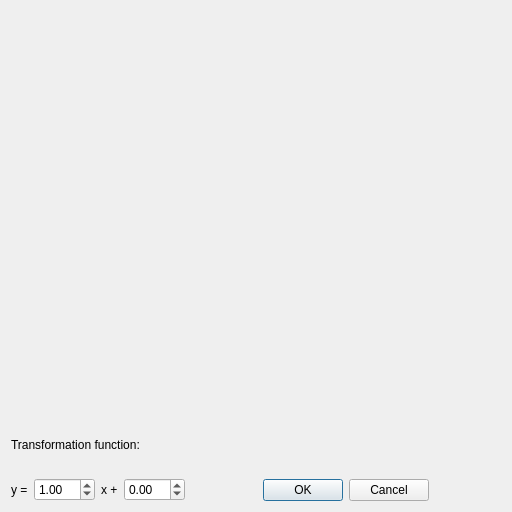
<?xml version="1.0" encoding="UTF-8"?>
<ui version="4.0">
 <class>DialogLinearTransform</class>
 <widget class="QDialog" name="DialogLinearTransform">
  <property name="geometry">
   <rect>
    <x>0</x>
    <y>0</y>
    <width>512</width>
    <height>512</height>
   </rect>
  </property>
  <property name="minimumSize">
   <size>
    <width>512</width>
    <height>512</height>
   </size>
  </property>
  <property name="windowTitle">
   <string>Linear Transformation</string>
  </property>
  <layout class="QVBoxLayout" name="verticalLayout_4">
   <item>
    <layout class="QVBoxLayout" name="verticalLayout_3">
     <item>
      <widget class="QCustomPlot" name="transformationFunctionPlot" native="true">
       <property name="minimumSize">
        <size>
         <width>0</width>
         <height>400</height>
        </size>
       </property>
      </widget>
     </item>
     <item>
      <layout class="QHBoxLayout" name="horizontalLayout_2">
       <item>
        <layout class="QVBoxLayout" name="verticalLayout">
         <item>
          <widget class="QLabel" name="label_tranformationFunction">
           <property name="text">
            <string>Transformation function:</string>
           </property>
          </widget>
         </item>
         <item>
          <layout class="QHBoxLayout" name="horizontalLayout">
           <item>
            <widget class="QLabel" name="label_y">
             <property name="text">
              <string>y =</string>
             </property>
            </widget>
           </item>
           <item>
            <widget class="QDoubleSpinBox" name="doubleSpinBox_k">
             <property name="decimals">
              <number>2</number>
             </property>
             <property name="minimum">
              <double>-50.000000000000000</double>
             </property>
             <property name="maximum">
              <double>50.000000000000000</double>
             </property>
             <property name="singleStep">
              <double>0.010000000000000</double>
             </property>
             <property name="value">
              <double>1.000000000000000</double>
             </property>
            </widget>
           </item>
           <item>
            <widget class="QLabel" name="label_x">
             <property name="text">
              <string>x +</string>
             </property>
            </widget>
           </item>
           <item>
            <widget class="QDoubleSpinBox" name="doubleSpinBox_b">
             <property name="minimum">
              <double>-50.000000000000000</double>
             </property>
             <property name="maximum">
              <double>50.000000000000000</double>
             </property>
             <property name="singleStep">
              <double>0.010000000000000</double>
             </property>
            </widget>
           </item>
          </layout>
         </item>
        </layout>
       </item>
       <item>
        <layout class="QVBoxLayout" name="verticalLayout_2">
         <item>
          <widget class="QLabel" name="label">
           <property name="text">
            <string/>
           </property>
          </widget>
         </item>
         <item>
          <widget class="QDialogButtonBox" name="buttonBox">
           <property name="autoFillBackground">
            <bool>false</bool>
           </property>
           <property name="orientation">
            <enum>Qt::Horizontal</enum>
           </property>
           <property name="standardButtons">
            <set>QDialogButtonBox::Cancel|QDialogButtonBox::Ok</set>
           </property>
           <property name="centerButtons">
            <bool>true</bool>
           </property>
          </widget>
         </item>
        </layout>
       </item>
      </layout>
     </item>
    </layout>
   </item>
  </layout>
 </widget>
 <customwidgets>
  <customwidget>
   <class>QCustomPlot</class>
   <extends>QWidget</extends>
   <header>qcustomplot.h</header>
   <container>1</container>
  </customwidget>
 </customwidgets>
 <resources/>
 <connections>
  <connection>
   <sender>buttonBox</sender>
   <signal>accepted()</signal>
   <receiver>DialogLinearTransform</receiver>
   <slot>accept()</slot>
   <hints>
    <hint type="sourcelabel">
     <x>248</x>
     <y>254</y>
    </hint>
    <hint type="destinationlabel">
     <x>157</x>
     <y>274</y>
    </hint>
   </hints>
  </connection>
  <connection>
   <sender>buttonBox</sender>
   <signal>rejected()</signal>
   <receiver>DialogLinearTransform</receiver>
   <slot>reject()</slot>
   <hints>
    <hint type="sourcelabel">
     <x>316</x>
     <y>260</y>
    </hint>
    <hint type="destinationlabel">
     <x>286</x>
     <y>274</y>
    </hint>
   </hints>
  </connection>
 </connections>
</ui>
